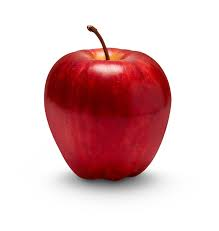
#> input picture backend/dataset/train/apple/apple.jpeg, 219 x 231 px
$ python -i preprocess.py   (imports and definitions only)
#> lines starting #> are read from the running program, lines starting #| are printed output that depends on the picture
"""
preprocess.py - Image preprocessing utilities for NutriEye
Handles resizing, normalization, and enhancement for better predictions.
"""

import cv2
import numpy as np

IMG_SIZE = (300, 300)  # EfficientNetB3 input size


def preprocess_image(image_path: str) -> np.ndarray:
    """
    Load an image from disk, apply preprocessing, and return
    a normalized numpy array ready for model inference.
    """
#> called with image_path = 'dataset/train/apple/apple.jpeg'
    img = cv2.imread(image_path)
#> img is the input picture: shape (231, 219, 3); mean B, G, R 190.8, 188.9, 224.3
    if img is None:
        raise ValueError(f"Could not read image at: {image_path}")

    # Convert BGR (OpenCV default) to RGB
    img = cv2.cvtColor(img, cv2.COLOR_BGR2RGB)

    # Enhance contrast using CLAHE on the L channel (LAB color space)
    img = enhance_contrast(img)

    # Resize to model input size
    img = cv2.resize(img, IMG_SIZE)

    # Normalize pixel values to [0, 1]
    img = img.astype(np.float32) / 255.0

    # Add batch dimension: (1, 224, 224, 3)
    img = np.expand_dims(img, axis=0)

    return img


def enhance_contrast(img_rgb: np.ndarray) -> np.ndarray:
    """
    Apply CLAHE (Contrast Limited Adaptive Histogram Equalization)
    to improve image quality under poor lighting conditions.
    """
    # Convert to LAB color space
    lab = cv2.cvtColor(img_rgb, cv2.COLOR_RGB2LAB)
#> lab: shape (231, 219, 3); mean of channels 0, 1, 2 206, 141.6, 136.6
    l, a, b = cv2.split(lab)
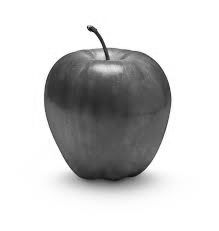
#> l: shape (231, 219); min 6, max 255, mean 206
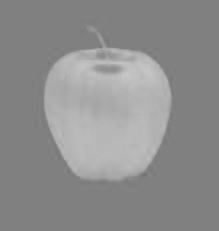
#> a: shape (231, 219); min 116, max 199, mean 141.6
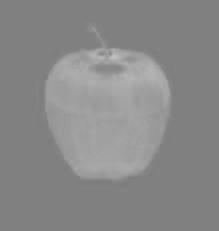
#> b: shape (231, 219); min 123, max 192, mean 136.6

    # Apply CLAHE to the L (lightness) channel
    clahe = cv2.createCLAHE(clipLimit=2.0, tileGridSize=(8, 8))
    l_enhanced = clahe.apply(l)
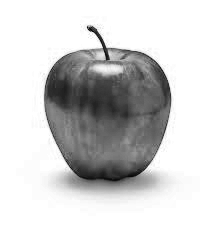
#> l_enhanced: shape (231, 219); min 5, max 255, mean 207.8

    # Merge back and convert to RGB
    lab_enhanced = cv2.merge([l_enhanced, a, b])
#> lab_enhanced: shape (231, 219, 3); mean of channels 0, 1, 2 207.8, 141.6, 136.6
    enhanced = cv2.cvtColor(lab_enhanced, cv2.COLOR_LAB2RGB)
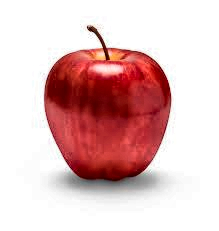
#> enhanced: shape (231, 219, 3); mean R, G, B 226.6, 192.2, 192.3
    return enhanced


def preprocess_frame(frame: np.ndarray) -> np.ndarray:
    """
    Preprocess a raw webcam frame (numpy array in BGR format).
    Returns a normalized array ready for model inference.
    """
    img = cv2.cvtColor(frame, cv2.COLOR_BGR2RGB)
    img = enhance_contrast(img)
    img = cv2.resize(img, IMG_SIZE)
    img = img.astype(np.float32) / 255.0
    img = np.expand_dims(img, axis=0)
    return img

>>> result = preprocess_image('dataset/train/apple/apple.jpeg')
#> in preprocess_image, `img = cv2.resize(img, IMG_SIZE)`:
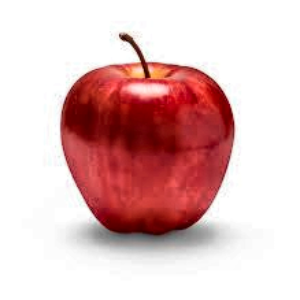
#> img: shape (300, 300, 3); mean R, G, B 226.5, 192.2, 192.3
